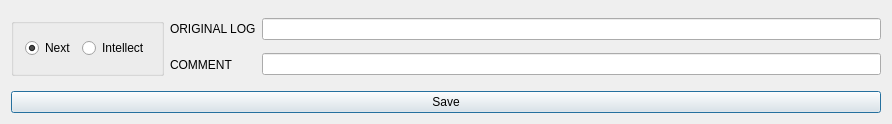
<?xml version="1.0" encoding="UTF-8"?>
<ui version="4.0">
 <class>DlgComment</class>
 <widget class="QDialog" name="DlgComment">
  <property name="geometry">
   <rect>
    <x>0</x>
    <y>0</y>
    <width>892</width>
    <height>124</height>
   </rect>
  </property>
  <property name="windowTitle">
   <string>DlgComment</string>
  </property>
  <layout class="QGridLayout" name="gridLayout_3">
   <item row="0" column="0" rowspan="2" colspan="3">
    <layout class="QGridLayout" name="gridLayout_2">
     <item row="1" column="2">
      <widget class="QLineEdit" name="lineEditComment"/>
     </item>
     <item row="1" column="1">
      <widget class="QLabel" name="label_4">
       <property name="text">
        <string>COMMENT</string>
       </property>
      </widget>
     </item>
     <item row="0" column="1">
      <widget class="QLabel" name="label_3">
       <property name="text">
        <string>ORIGINAL LOG</string>
       </property>
      </widget>
     </item>
     <item row="0" column="2">
      <widget class="QLineEdit" name="lineEditLog">
       <property name="tabletTracking">
        <bool>false</bool>
       </property>
       <property name="focusPolicy">
        <enum>Qt::NoFocus</enum>
       </property>
       <property name="readOnly">
        <bool>true</bool>
       </property>
      </widget>
     </item>
     <item row="0" column="0" rowspan="2">
      <widget class="QGroupBox" name="groupBox">
       <property name="title">
        <string/>
       </property>
       <layout class="QHBoxLayout" name="horizontalLayout_2">
        <item>
         <widget class="QRadioButton" name="radioButtonNext">
          <property name="text">
           <string>Next</string>
          </property>
          <property name="checked">
           <bool>true</bool>
          </property>
         </widget>
        </item>
        <item>
         <widget class="QRadioButton" name="radioButtonIntellect">
          <property name="text">
           <string>Intellect</string>
          </property>
         </widget>
        </item>
       </layout>
      </widget>
     </item>
    </layout>
   </item>
   <item row="2" column="0" colspan="3">
    <widget class="QPushButton" name="pushButtonSave">
     <property name="text">
      <string>Save</string>
     </property>
    </widget>
   </item>
  </layout>
 </widget>
 <layoutdefault spacing="6" margin="11"/>
 <resources/>
 <connections/>
</ui>
